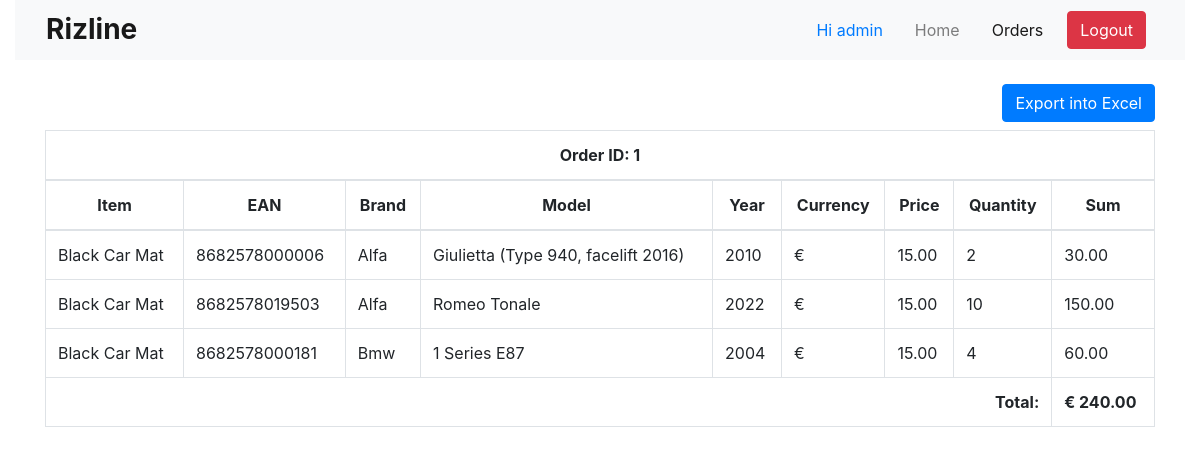
The app's page /order_details.php?order_id=1 (signed in) with its own data.
### tables this page shows
CREATE TABLE `order_lines` (
  `ol_id` int NOT NULL,
  `order_id` int NOT NULL,
  `item_id` int NOT NULL,
  `quantity` int NOT NULL,
  `price` decimal(10,2) NOT NULL,
  `created_at` timestamp NOT NULL DEFAULT CURRENT_TIMESTAMP
);

CREATE TABLE `rizline_list` (
  `ID` int NOT NULL,
  `ITEM` varchar(255) DEFAULT NULL,
  `EAN` varchar(255) DEFAULT NULL,
  `BRAND` varchar(255) DEFAULT NULL,
  `MODEL` varchar(255) DEFAULT NULL,
  `YEAR` varchar(255) DEFAULT NULL,
  `QTY` varchar(255) DEFAULT NULL,
  `PRICE1` varchar(255) DEFAULT NULL,
  `PRICE2` varchar(255) DEFAULT NULL,
  `IMAGE` varchar(255) DEFAULT ''
);

CREATE TABLE `orders` (
  `order_id` int NOT NULL,
  `user_id` int NOT NULL,
  `order_status` int NOT NULL,
  `order_currency` varchar(5) NOT NULL DEFAULT 'usd',
  `warehouse_date` date DEFAULT NULL,
  `production_date` date DEFAULT NULL,
  `created_at` timestamp NOT NULL DEFAULT CURRENT_TIMESTAMP
);

### db.php (called while the page is built, shortened)
<?php
function isStaff()
{
    return $_SESSION['user_type'] == 'staff';
}
?>

### order_details.php (the view, shortened to what this page needs)
<?php
include "db.php";
$order_id = $_GET['order_id'];
?>
<!DOCTYPE html>
<html lang="en">
    <head>
        <link rel="stylesheet" href="https://cdn.jsdelivr.net/npm/bootstrap@4.4.1/dist/css/bootstrap.min.css"
>
        <link rel="stylesheet" href="https://cdn.jsdelivr.net/npm/bootstrap-icons@1.11.3/font/bootstrap-icons.min.css">
        <link rel="stylesheet" href="./style.css">
    </head>
    <body>
        <div class="container-fluid">
            <form action="" method="post">
                <?php
                include './header.php';
                ?>
                <main class="mt-4">
                    <div class="container">
                        <?php
                        $columns = (!isStaff()) ? 9 : 6;
                        ?>
                        <div class="table-responsive">
                            <div class="mb-2 text-right">
                                <button class="btn btn-primary"
                                    onclick="exportIntoExcel('<?php echo $order_id; ?>')">Export into Excel</button>
                            </div>
                            <table class="table table-bordered" id="order_details" style="width:100%">
                                <thead>
                                    <tr>
                                        <th colspan="<?php echo $columns; ?>" class="text-center"> Order ID: <?php echo $order_id; ?>
                                        </th>
                                    </tr>
                                    <tr class="text-center">
                                        <th>Item</th>
                                        <th>EAN</th>
                                        <th>Brand</th>
                                        <th>Model</th>
                                        <th>Year</th>
                                        <?php
                                        if (!isStaff()) {
                                            echo '<th>Currency</th><th>Price</th>';
                                        }
                                        ?>
                                        <th>Quantity</th>
                                        <?php
                                        if (!isStaff()) {
                                            echo '<th>Sum</th>';
                                        }
                                        ?>
                                    </tr>
                                </thead>
                                <tbody>
                                    <?php
                                    $sql3 = "SELECT * FROM order_lines WHERE `order_id` = '$order_id'";
                                    $result3 = mysqli_query($conn, $sql3);
                                    $total = 0;
                                    if (mysqli_num_rows($result3) > 0) {
                                        while ($row3 = mysqli_fetch_assoc($result3)) {
                                            $sql4 = "SELECT * FROM orders WHERE order_id = '$order_id'";
                                            $result4 = mysqli_query($conn, $sql4);
                                            $row4 = mysqli_fetch_assoc($result4);
                                            $price_sign = '&dollar;';
                                            if (!empty($row4)) {
                                                if ($row4['order_currency'] == 'eur') {
                                                    $price_sign = '&euro;';
                                                }
                                            }
                                            $item_id = $row3['item_id'];
                                            $sql2 = "SELECT * FROM rizline_list WHERE `ID` = '$item_id'";
                                            $result2 = mysqli_query($conn, $sql2);
                                            $row2 = mysqli_fetch_assoc($result2);
                                            if (!empty($row2)) {
                                                $item = $row2['ITEM'];
                                            } else {
                                                $item = 'NULL';
                                            }
                                            $itemTotal = $row3['quantity'] * $row3['price'];
                                            $total += $itemTotal;
                                            ?>
                                            <tr>
                                                <td>
                                                    <?php echo $item; ?>
                                                </td>
                                                <td>
                                                    <?php echo $row2['EAN']; ?>
                                                </td>
                                                <td>
                                                    <?php echo $row2['BRAND']; ?>
                                                </td>
                                                <td>
                                                    <?php echo $row2['MODEL']; ?>
                                                </td>
                                                <td>
                                                    <?php echo $row2['YEAR']; ?>
                                                </td>
                                                <?php
                                                if (!isStaff()) {
                                                    ?>
                                                    <td>
                                                        <?php
                                                            echo '<span>' . $price_sign . '</span>';
                                                        ?>
                                                    </td>
                                                    <td>
                                                        <?php echo '<span>' . number_format($row3['price'], 2, '.', ',') . '</span>'; ?>
                                                    </td>
                                                    <?php
                                                }
                                                ?>
                                                <td>
                                                    <?php echo $row3['quantity']; ?>
                                                </td>
                                                <?php
                                                if (!isStaff()) {
                                                    ?>
                                                    <td>
                                                        <?php echo '<span>' . number_format($itemTotal, 2, '.', ',') . '</span>'; ?>
                                                    </td>
                                                    <?php
                                                }
                                                ?>
                                            </tr>
                                            <?php
                                        }
                                    }
                                    ?>
                                </tbody>
                                <?php
                                if (!isStaff()) {
                                    ?>
                                    <tfoot>
                                        <tr>
                                            <td colspan="8" class="text-right"><b>Total: </b> </td>
                                            <td>
                                                <b><?php echo '<span>' . $price_sign . '</span> <span>' . number_format($total, 2, '.', ',') . '</span>'; ?></b>
                                            </td>
                                        </tr>
                                    </tfoot>
                                    <?php
                                }
                                ?>
                            </table>
                        </div>
                    </div>
                </main>
            </form>
        </div>
    </body>
</html>

### style.css (style rules this page uses)
* { scrollbar-width: thin; }
.table th, .table td { vertical-align: middle; }

### records on screen
order_lines: item.ITEM "Black Car Mat", item.EAN "8682578000006", item.BRAND "Alfa", item.MODEL "Giulietta (Type 940, facelift 2016)", item.YEAR "2010", order.order_currency "€", price "15.00", quantity "2", itemTotal "30.00"
order_lines: item.ITEM "Black Car Mat", item.EAN "8682578019503", item.BRAND "Alfa", item.MODEL "Romeo Tonale", item.YEAR "2022", order.order_currency "€", price "15.00", quantity "10", itemTotal "150.00"
order_lines: item.ITEM "Black Car Mat", item.EAN "8682578000181", item.BRAND "Bmw", item.MODEL "1 Series E87", item.YEAR "2004", order.order_currency "€", price "15.00", quantity "4", itemTotal "60.00"
orders: order_currency "€"

### other values on screen
$_SESSION['username'] "admin"
$order_id "1"
$total "240.00"
